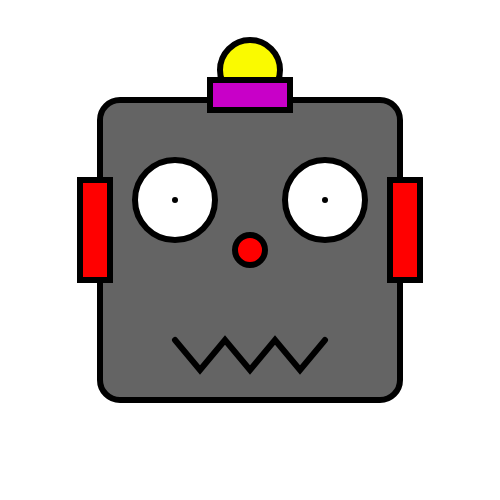
Frame 1 (no input)
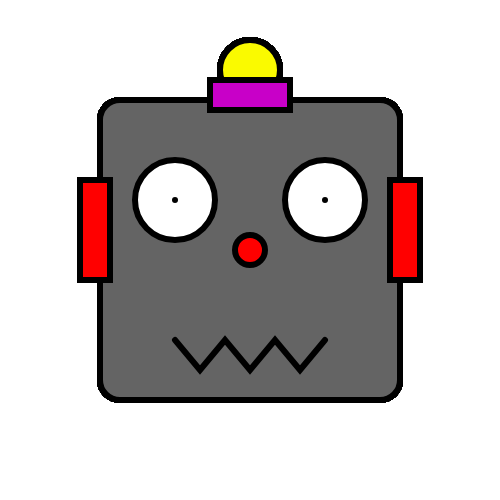
Frame 60 (no input)
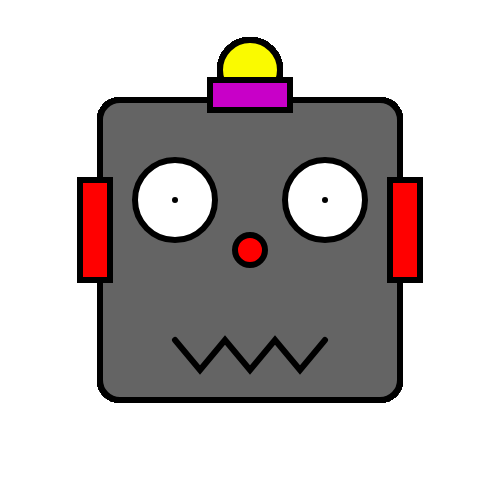
Frame 120 (the mouse pressed at the canvas centre since frame 60)

The p5.js sketch that drew these frames (run headless with seeded random() and noise() and a simulated clock; from frame 60 on, the mouse is pressed at the canvas centre):

// p5.js sketch
// ── sketch.js
function setup() {
  //create a canvas for the robot
  createCanvas(500, 500);
}

function draw() {
  strokeWeight(6);

  //robots head
  fill(100);
  rect(100, 100, 300, 300, 20);

  //robots antenna
  fill(250, 250, 0);
  ellipse(250, 70, 60, 60);

  fill(200, 0, 200);
  rect(210, 80, 80, 30);

  //robots eyes
  fill(255);
  ellipse(175, 200, 80, 80);
  point(175, 200);
  ellipse(325, 200, 80, 80);
  point(325, 200);

  //robots nose
  fill(255, 0, 0);
  ellipse(250, 250, 30, 30, 30, 30);

  //robots ears
  rect(80, 180, 30, 100);
  rect(390, 180, 30, 100);

  //robots mouth
  noFill();
  beginShape();
  vertex(175, 340);
  vertex(200, 370);
  vertex(225, 340);
  vertex(250, 370);
  vertex(275, 340);
  vertex(300, 370);
  vertex(325, 340);
  endShape();
}
